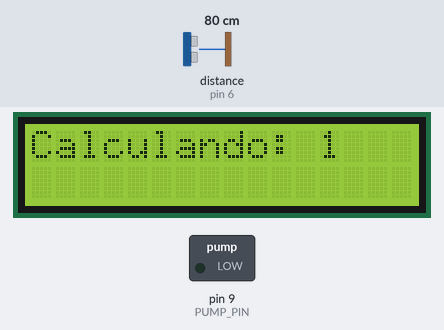
Simulated run of this sketch. Board: Arduino Uno, built with avr-gcc and run on an emulated ATmega328P. Parts: 16×2 character LCD, switched loads named in the sketch (green lamp = pin HIGH). Wiring (inferred from the names in the program): ultrasonic range finder: trigger pin 7; echo pin 6. The test bench sets the inputs (shaded band); at power-on: distance to the obstacle (sensor on pin 6) 80 cm. The echo pulse lasts 58.3 µs per cm; pins used as bus, display or sensor lines are not drawn; what the sketch prints to the serial monitor is not drawn.

Above: at 0.1 s.
At 2.1 s:
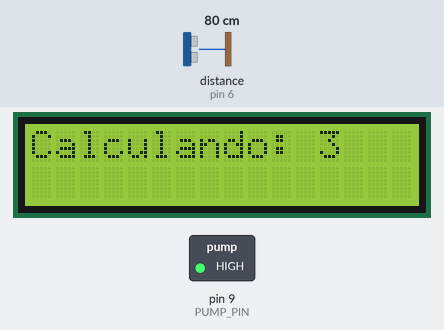
At 4.1 s:
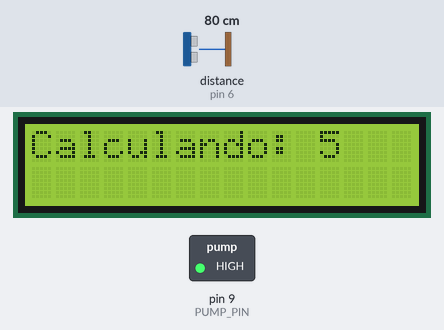
At 9.2 s:
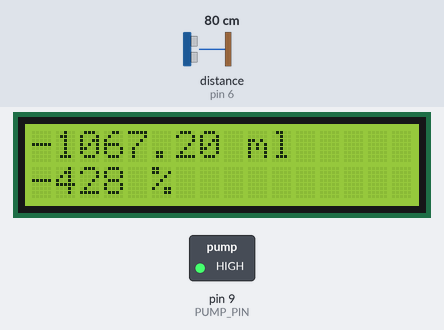
Timing chart, 0 to 10.7 s (numbered marks = the images above):
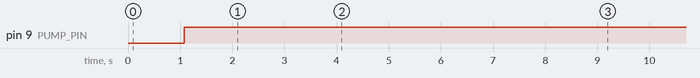

The sketch:

Sensores_USN_NVL.ino
```cpp
// Incluímos la libreria externa para poder utilizarla
#include <LiquidCrystal.h> // Entre los símbolos <> buscará en la carpeta de librerías configurada

// Lo primero is inicializar la librería indicando los pins de la interfaz
LiquidCrystal lcd(12, 11, 5, 4, 3, 2);

// Definimos las constantes
#define COLS 16 // Columnas del LCD
#define ROWS 2 // Filas del LCD

// Configuramos los pines del sensor Trigger, Echo y La bomba de agua
const int PinTrig = 7;
const int PinEcho = 6;
const int PUMP_PIN = 9;


// Constante velocidad sonido en cm/s
const float VelSon = 34000.0;

// Número de muestras
const int numLecturas = 10;

// Distancia a los 100 ml y vacío
const float distancia100 = 6;
const float distanciaVacio = 14.9499999;

float lecturas[numLecturas]; // Array para almacenar lecturas
int lecturaActual = 0; // Lectura por la que vamos
float total = 0; // Total de las que llevamos
float media = 0; // Media de las medidas
bool primeraMedia = false; // Para saber que ya hemos calculado por lo menos una

void setup()
{
  // Iniciamos el monitor serie para mostrar el resultado
  Serial.begin(9600);
  // Ponemos el pin Trig en modo salida
  pinMode(PinTrig, OUTPUT);
  // Ponemos el pin Echo en modo entrada
  pinMode(PinEcho, INPUT);
  // Ponemos el pin de la bomba de agua en modo salida
  pinMode(PUMP_PIN, OUTPUT);

  // Inicializamos el array
  for (int i = 0; i < numLecturas; i++)
  {
    lecturas[i] = 0;
  }

  // Configuramos las filas y las columnas del LCD en este caso 16 columnas y 2 filas
  lcd.begin(COLS, ROWS);
}
void loop()
{
  // Eliminamos la última medida
  total = total - lecturas[lecturaActual];

  iniciarTrigger();

  // La función pulseIn obtiene el tiempo que tarda en cambiar entre estados, en este caso a HIGH
  unsigned long tiempo = pulseIn(PinEcho, HIGH);

  // Obtenemos la distancia en cm, hay que convertir el tiempo en segudos ya que está en microsegundos
  // por eso se multiplica por 0.000001
  float distancia = tiempo * 0.000001 * VelSon / 2.0;

  // Almacenamos la distancia en el array
  lecturas[lecturaActual] = distancia;

  // Añadimos la lectura al total
  total = total + lecturas[lecturaActual];

  // Avanzamos a la siguiente posición del array
  lecturaActual = lecturaActual + 1;

  // Comprobamos si hemos llegado al final del array
  if (lecturaActual >= numLecturas)
  {
    primeraMedia = true;
    lecturaActual = 0;
  }

  // Calculamos la media
  media = total / numLecturas;

  // Solo mostramos si hemos calculado por lo menos una media
  if (primeraMedia)
  {
    //                       14.9499      - 14.95 = 0
    float distanciaLleno = distanciaVacio - media;
    //                        1             * 100 / 5 = 20
    float cantidadLiquido = distanciaLleno * 100 / distancia100;
    //                        1            * 100 / 14.94999 ===
    int porcentaje = (int) (distanciaLleno * 100 / distanciaVacio);

    // Mostramos en la pantalla LCD
    lcd.clear();
    // Cantidada de líquido
    lcd.setCursor(0, 0);
    lcd.print(String(cantidadLiquido) + " ml");

    // Porcentaje
    lcd.setCursor(0, 1);
    lcd.print(String(porcentaje) + " %");

    // La media es el valor en centimetros
    // que se debe ocupar para iniciar la bomba
    Serial.print(media);
    Serial.print(" cm ");

    Serial.print(cantidadLiquido);
    Serial.print(" ml ");

    Serial.print(" Distancia de llenado: ");
    Serial.print(distanciaLleno);

    Serial.print(" Cantidad de liquido: ");
    Serial.print(cantidadLiquido);

/*
    Serial.print("Distancia de llenado");
    Serial.println(distanciaLleno);
*/

  }
  else
  {
    lcd.setCursor(0, 0);
    lcd.print("Calculando: " + String(lecturaActual));
  }

  //  Se inicia al finalizar la carga de lectura
  //  6,7,8,9,10,11,12,13,14,15 -> BOMBA ENCENDIDA
  if ((media >= 6 && media <= 15)) {
    digitalWrite(PUMP_PIN, LOW);
    Serial.println(" Bomba ENCENDIDA");
  // 1,2,3,4,5,16,17,18,19,20          -> BOMBA APAGADA
  }else {
    digitalWrite(PUMP_PIN, HIGH);
    Serial.println(" Bomba APAGADA");
  }

  delay(1000);
}

// Método que inicia la secuencia del Trigger para comenzar a medir
void iniciarTrigger()
{
  // Ponemos el Triiger en estado bajo y esperamos 2 ms
  digitalWrite(PinTrig, LOW);
  delayMicroseconds(4);

  // Ponemos el pin Trigger a estado alto y esperamos 10 ms
  digitalWrite(PinTrig, HIGH);
  delayMicroseconds(10);

  // Comenzamos poniendo el pin Trigger en estado bajo
  digitalWrite(PinTrig, LOW);
}
```

Measured:
- by itself, pin 9 (PUMP_PIN): LOW → HIGH at 1.1 s
- what the display in image 0 shows lasts 1.0 s, from 0.1 s to 1.1 s
